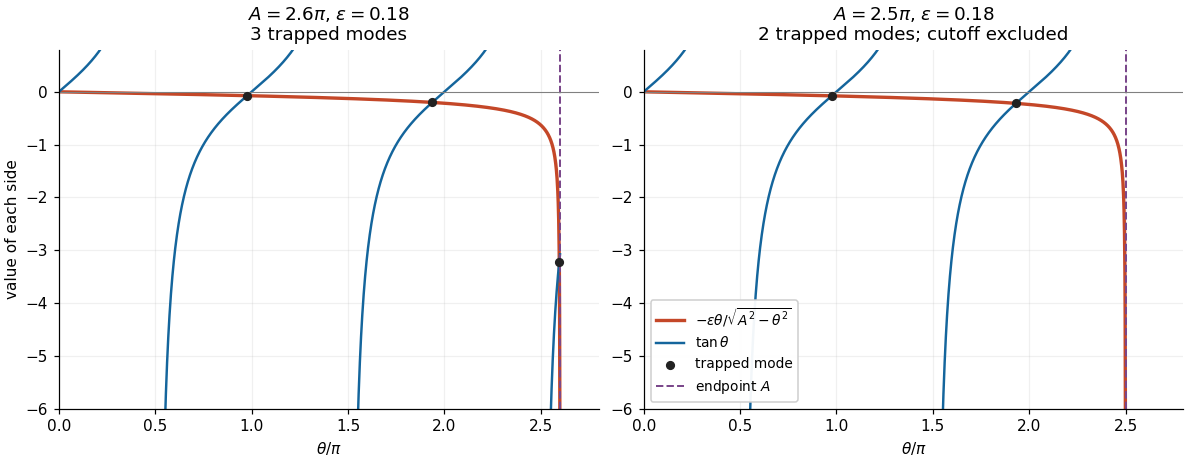

This chart was generated by the following Python code:
"""Plot rigid-backed elastic-layer roots. Python 3.14.4; NumPy 2.3.5; Matplotlib 3.10.7.

Run from the desired output directory; writes 2023-root-count.png there.
"""

from pathlib import Path

import matplotlib
matplotlib.use('Agg')
import matplotlib.pyplot as plt
import numpy as np


def intersections(A, epsilon):
    roots = []
    n = 1
    while (n - 0.5) * np.pi < A - 1e-12:
        lo = (n - 0.5) * np.pi + 1e-9
        hi = min(n * np.pi, A) - 1e-9
        for _ in range(80):
            mid = (lo + hi) / 2
            residual = np.tan(mid) + epsilon * mid / np.sqrt(A * A - mid * mid)
            if residual > 0:
                hi = mid
            else:
                lo = mid
        roots.append((lo + hi) / 2)
        n += 1
    return np.array(roots)


def main():
    epsilon = 0.18
    fig, axes = plt.subplots(1, 2, figsize=(10.8, 4.2), layout='constrained', facecolor='white')
    for ax, A, subtitle in zip(
        axes,
        [2.6 * np.pi, 2.5 * np.pi],
        ['3 trapped modes', '2 trapped modes; cutoff excluded'],
        strict=True,
    ):
        theta = np.linspace(0, A - 1e-5, 2200)
        rhs = -epsilon * theta / np.sqrt(A * A - theta * theta)
        ax.plot(theta / np.pi, rhs, color='#c44728', lw=2.2,
                label=r'$-\epsilon\theta/\sqrt{A^2-\theta^2}$')
        # Draw each branch separately so no line crosses a tangent pole.
        for n in range(4):
            left = max(0, (n - 0.5) * np.pi) + 1e-5
            right = min(A, (n + 0.5) * np.pi) - 1e-5
            if left < right:
                t = np.linspace(left, right, 800)
                ax.plot(t / np.pi, np.tan(t), color='#14659c', lw=1.6,
                        label=r'$\tan\theta$' if n == 0 else None)
        roots = intersections(A, epsilon)
        ax.scatter(roots / np.pi, np.tan(roots), color='#222222', s=25, zorder=5,
                   label='trapped mode')
        ax.axvline(A / np.pi, color='#7a478b', ls='--', lw=1.3, label=r'endpoint $A$')
        ax.axhline(0, color='0.5', lw=0.7)
        ax.set(xlim=(0, 2.8), ylim=(-6, 0.8), xlabel=r'$\theta/\pi$',
               title=rf'$A={A / np.pi:.1f}\pi$, $\epsilon={epsilon}$' + '\n' + subtitle)
        ax.set_xticks(np.arange(0, 3, 0.5))
        ax.grid(alpha=0.18)
        ax.spines[['top', 'right']].set_visible(False)
    axes[0].set_ylabel('value of each side')
    handles, labels = axes[0].get_legend_handles_labels()
    axes[1].legend(handles, labels, loc='lower left', fontsize=9, framealpha=0.95)
    fig.savefig(Path.cwd() / '2023-root-count.png', dpi=110, facecolor='white')
    plt.close(fig)


if __name__ == '__main__':
    main()
